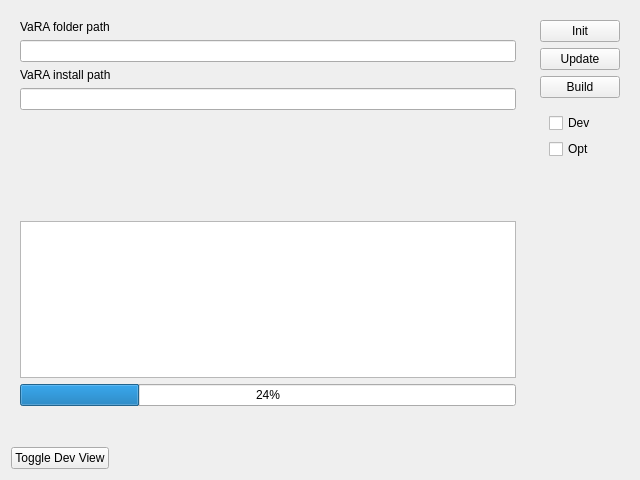
<?xml version="1.0" encoding="UTF-8"?>
<ui version="4.0">
 <class>BuildSetup</class>
 <widget class="QWidget" name="BuildSetup">
  <property name="geometry">
   <rect>
    <x>0</x>
    <y>0</y>
    <width>640</width>
    <height>480</height>
   </rect>
  </property>
  <property name="windowTitle">
   <string>Form</string>
  </property>
  <layout class="QGridLayout" name="gridLayout">
   <item row="2" column="0">
    <widget class="QPushButton" name="advancedMode">
     <property name="sizePolicy">
      <sizepolicy hsizetype="Minimum" vsizetype="Minimum">
       <horstretch>0</horstretch>
       <verstretch>0</verstretch>
      </sizepolicy>
     </property>
     <property name="text">
      <string>Toggle Dev View</string>
     </property>
    </widget>
   </item>
   <item row="2" column="1">
    <spacer name="horizontalSpacer">
     <property name="orientation">
      <enum>Qt::Horizontal</enum>
     </property>
     <property name="sizeHint" stdset="0">
      <size>
       <width>40</width>
       <height>20</height>
      </size>
     </property>
    </spacer>
   </item>
   <item row="0" column="0" colspan="2">
    <widget class="QWidget" name="widget" native="true">
     <property name="sizePolicy">
      <sizepolicy hsizetype="Preferred" vsizetype="Expanding">
       <horstretch>0</horstretch>
       <verstretch>0</verstretch>
      </sizepolicy>
     </property>
     <layout class="QVBoxLayout" name="verticalLayout">
      <item>
       <widget class="QLabel" name="folderLabel">
        <property name="text">
         <string>VaRA folder path</string>
        </property>
       </widget>
      </item>
      <item>
       <widget class="QLineEdit" name="folderPath"/>
      </item>
      <item>
       <widget class="QLabel" name="installLabel">
        <property name="text">
         <string>VaRA install path</string>
        </property>
       </widget>
      </item>
      <item>
       <widget class="QLineEdit" name="installPath"/>
      </item>
      <item>
       <spacer name="verticalSpacer_2">
        <property name="orientation">
         <enum>Qt::Vertical</enum>
        </property>
        <property name="sizeHint" stdset="0">
         <size>
          <width>20</width>
          <height>140</height>
         </size>
        </property>
       </spacer>
      </item>
      <item>
       <widget class="QTextEdit" name="textOutput"/>
      </item>
      <item>
       <widget class="QProgressBar" name="progressBar">
        <property name="value">
         <number>24</number>
        </property>
       </widget>
      </item>
      <item>
       <widget class="QLabel" name="statusLabel">
        <property name="text">
         <string/>
        </property>
       </widget>
      </item>
     </layout>
    </widget>
   </item>
   <item row="0" column="2" rowspan="3">
    <widget class="QWidget" name="widget_2" native="true">
     <property name="minimumSize">
      <size>
       <width>0</width>
       <height>0</height>
      </size>
     </property>
     <layout class="QVBoxLayout" name="verticalLayout_2">
      <item>
       <widget class="QPushButton" name="initButton">
        <property name="text">
         <string>Init</string>
        </property>
       </widget>
      </item>
      <item>
       <widget class="QPushButton" name="updateButton">
        <property name="text">
         <string>Update</string>
        </property>
       </widget>
      </item>
      <item>
       <widget class="QPushButton" name="buildButton">
        <property name="text">
         <string>Build</string>
        </property>
       </widget>
      </item>
      <item>
       <widget class="QWidget" name="widget_3" native="true">
        <layout class="QVBoxLayout" name="verticalLayout_3">
         <item>
          <widget class="QCheckBox" name="checkDev">
           <property name="text">
            <string>Dev</string>
           </property>
          </widget>
         </item>
         <item>
          <widget class="QCheckBox" name="checkOpt">
           <property name="text">
            <string>Opt</string>
           </property>
          </widget>
         </item>
        </layout>
       </widget>
      </item>
      <item>
       <spacer name="verticalSpacer">
        <property name="orientation">
         <enum>Qt::Vertical</enum>
        </property>
        <property name="sizeHint" stdset="0">
         <size>
          <width>20</width>
          <height>40</height>
         </size>
        </property>
       </spacer>
      </item>
     </layout>
    </widget>
   </item>
  </layout>
 </widget>
 <resources/>
 <connections/>
</ui>
